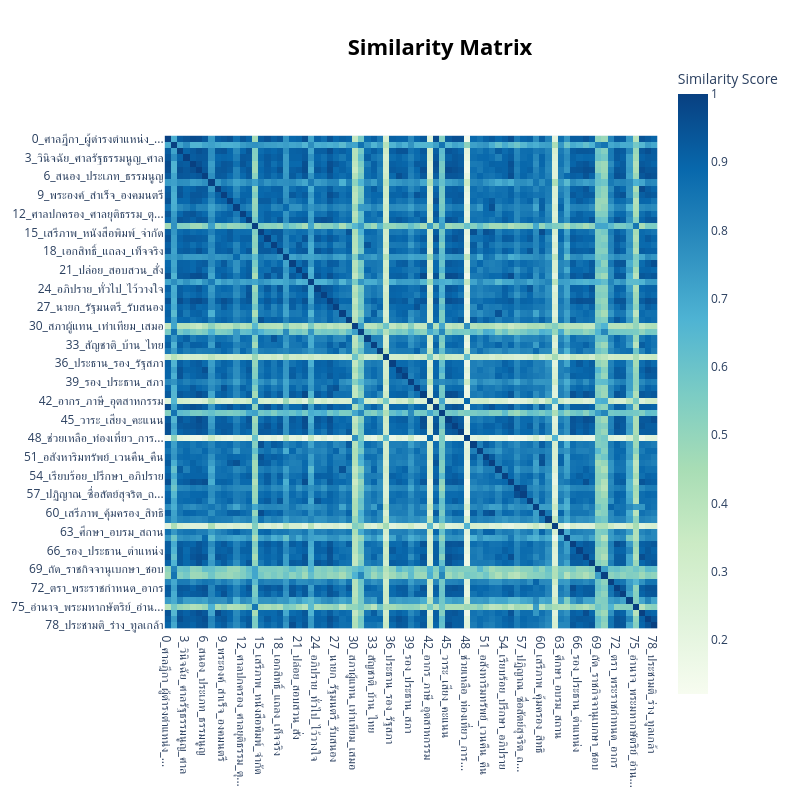

Notebook cell for this chart:
### Code cell
topic_model.visualize_heatmap()

### Figure 1 — Plotly figure (JSON) as saved in the notebook; plotly's stock layout.template omitted (floating-point values rounded to 4 significant figures; data arrays with more than 128 entries replaced by an {"elided": "..."} marker saying what was removed)
{"data": [{"coloraxis": "coloraxis", "hovertemplate": "x: %{x}<br>y: %{y}<br>Similarity Score: %{z}<extra></extra>", "name": "0", "type": "heatmap", "x": ["0_ศาลฎีกา_ผู้ดํารงตําแหน่ง_...", "1_สิทธิ_เจ้าพนักงาน_ท้องถิ่น", "2_ว่าง_แทน_อายุ", "3_วินิจฉัย_ศาลรัฐธรรมนูญ_ศาล", "4_สรรหา_กรรมการ_เลือก", "5_วินิจฉัย_คณะตุลาการรัฐธรร...", "6_สนอง_ประเภท_ธรรมนูญ", "7_จอมทัพ_เคารพ_ละเมิด", "8_คุก_ตาย_ห้าม", "9_พระองค์_สำเร็จ_องคมนตรี", "10_หน่วย_รัฐวิสาหกิจ_งาน", "11_พัฒนา_ส่งเสริม_ระบบ", "12_ศาลปกครอง_ศาลยุติธรรม_ตุ...", "13_เสียง_ตีความ_รัฐสภา", "14_พระราชอำนาจ_พระราชกฤษฎีก...", "15_เสรีภาพ_หนังสือพิมพ์_จำกัด", "16_งบ_จ่าย_นโยบาย", "17_คุมขัง_อาญา_หา", "18_เอกสิทธิ์_แถลง_เท็จจริง", "19_เกษตรกร_แรงงาน_ส่งเสริม", "20_พระราชทาน_พระปรมาภิไธย_คืน", "21_ปล่อย_สอบสวน_สั่ง", "22_กรรมาธิการ_ร่าง_ปฏิรูป", "23_ระบอบ_ประชาธิปไตย_ประมุข", "24_อภิปราย_ทั่วไป_ไว้วางใจ", "25_ประชุม_ลับ_จำนวน", "26_ค้าน_แต่งตั้ง_สภานิติบัญ...", "27_นายก_รัฐมนตรี_รับสนอง", "28_สมัคร_เลือกตั้ง_บัญชี", "29_อัยการศึก_กฎ_ฉุกเฉิน", "30_สภาผู้แทน_เท่าเทียม_เสมอ", "31_นานา_สัมพันธไมตรี_เสมอภาค", "32_คดี_ฐาน_โทษ", "33_สัญชาติ_บ้าน_ไทย", "34_ปลัด_พลเรือน_กระทรวง", "35_ครอบครัว_อบรม_บุคคล", "36_ประธาน_รอง_รัฐสภา", "37_ตุลาการ_แต่งตั้ง_เลือกตั้ง", "38_ยุบ_พระราชกฤษฎีกา_เลือกต...", "39_รอง_ประธาน_สภา", "40_องคมนตรี_นาม_พระราชกรณีย...", "41_พระราชบัญญัติ_ร่าง_จ่าย", "42_อากร_ภาษี_อุตสาหกรรม", "43_ท้องถิ่น_สัญญา_หนังสือ", "44_ประชุม_อนุโลม_ข้อ", "45_วาระ_เสียง_คะแนน", "46_เงิน_กู้_พระราชบัญญัติ", "47_สั่ง_รักษาความ_สงบแห่ง", "48_ช่วยเหลือ_ท่องเที่ยว_การ...", "49_สื่อสาร_เคหสถาน_ครอบครอง", "50_พระราชหัตถเลขา_พระบรมราช...", "51_อสังหาริมทรัพย์_เวนคืน_คืน", "52_แวดล้อม_ชุมชน_คุณภาพ", "53_เขต_จังหวัด_ราษฎร", "54_เรียบร้อย_ปรึกษา_อภิปราย", "55_สภานิติบัญญัติแห่งชาติ_พ...", "56_พระพุทธเจ้า_ปฏิญาณ_สัตย์", "57_ปฏิญาณ_ซื่อสัตย์สุจริต_ถ...", "58_ถาม_ตอบ_กระทู้", "59_แนะนำ_พระราชอำนาจ_นิติบั...", "60_เสรีภาพ_คุ้มครอง_สิทธิ", "61_บวช_พรต_ภิกษุ", "62_อภัยโทษ_ป้องกัน_พระราชทาน", "63_ศึกษา_อบรม_สถาน", "64_อาณาจักรไทย_ชั่วคราว_ราช", "65_อนุมัติ_พระราชกำหนด_สาธา...", "66_รอง_ประธาน_ตำแหน่ง", "67_เลข_แก้_ตำแหน่ง", "68_กราบบังคมทูล_พระบรมราชโอ...", "69_ถัด_ราชกิจจานุเบกษา_ชอบ", "70_อรรถคดี_พิพากษา_อิสระ", "71_อธิปไตย_ประมุข_อำนาจ", "72_ตรา_พระราชกำหนด_อากร", "73_สืบ_ราชสันตติวงศ์_มณเฑีย...", "74_เดือน_ประจำ_ราชการ", "75_อำนาจ_พระมหากษัตริย์_อำน...", "76_พรรค_เมือง_ลา", "77_ตำแหน่ง_องคมนตรี_ดำรง", "78_ประชามติ_ร่าง_ทูลเกล้า"], "xaxis": "x", "y": ["0_ศาลฎีกา_ผู้ดํารงตําแหน่ง_...", "1_สิทธิ_เจ้าพนักงาน_ท้องถิ่น", "2_ว่าง_แทน_อายุ", "3_วินิจฉัย_ศาลรัฐธรรมนูญ_ศาล", "4_สรรหา_กรรมการ_เลือก", "5_วินิจฉัย_คณะตุลาการรัฐธรร...", "6_สนอง_ประเภท_ธรรมนูญ", "7_จอมทัพ_เคารพ_ละเมิด", "8_คุก_ตาย_ห้าม", "9_พระองค์_สำเร็จ_องคมนตรี", "10_หน่วย_รัฐวิสาหกิจ_งาน", "11_พัฒนา_ส่งเสริม_ระบบ", "12_ศาลปกครอง_ศาลยุติธรรม_ตุ...", "13_เสียง_ตีความ_รัฐสภา", "14_พระราชอำนาจ_พระราชกฤษฎีก...", "15_เสรีภาพ_หนังสือพิมพ์_จำกัด", "16_งบ_จ่าย_นโยบาย", "17_คุมขัง_อาญา_หา", "18_เอกสิทธิ์_แถลง_เท็จจริง", "19_เกษตรกร_แรงงาน_ส่งเสริม", "20_พระราชทาน_พระปรมาภิไธย_คืน", "21_ปล่อย_สอบสวน_สั่ง", "22_กรรมาธิการ_ร่าง_ปฏิรูป", "23_ระบอบ_ประชาธิปไตย_ประมุข", "24_อภิปราย_ทั่วไป_ไว้วางใจ", "25_ประชุม_ลับ_จำนวน", "26_ค้าน_แต่งตั้ง_สภานิติบัญ...", "27_นายก_รัฐมนตรี_รับสนอง", "28_สมัคร_เลือกตั้ง_บัญชี", "29_อัยการศึก_กฎ_ฉุกเฉิน", "30_สภาผู้แทน_เท่าเทียม_เสมอ", "31_นานา_สัมพันธไมตรี_เสมอภาค", "32_คดี_ฐาน_โทษ", "33_สัญชาติ_บ้าน_ไทย", "34_ปลัด_พลเรือน_กระทรวง", "35_ครอบครัว_อบรม_บุคคล", "36_ประธาน_รอง_รัฐสภา", "37_ตุลาการ_แต่งตั้ง_เลือกตั้ง", "38_ยุบ_พระราชกฤษฎีกา_เลือกต...", "39_รอง_ประธาน_สภา", "40_องคมนตรี_นาม_พระราชกรณีย...", "41_พระราชบัญญัติ_ร่าง_จ่าย", "42_อากร_ภาษี_อุตสาหกรรม", "43_ท้องถิ่น_สัญญา_หนังสือ", "44_ประชุม_อนุโลม_ข้อ", "45_วาระ_เสียง_คะแนน", "46_เงิน_กู้_พระราชบัญญัติ", "47_สั่ง_รักษาความ_สงบแห่ง", "48_ช่วยเหลือ_ท่องเที่ยว_การ...", "49_สื่อสาร_เคหสถาน_ครอบครอง", "50_พระราชหัตถเลขา_พระบรมราช...", "51_อสังหาริมทรัพย์_เวนคืน_คืน", "52_แวดล้อม_ชุมชน_คุณภาพ", "53_เขต_จังหวัด_ราษฎร", "54_เรียบร้อย_ปรึกษา_อภิปราย", "55_สภานิติบัญญัติแห่งชาติ_พ...", "56_พระพุทธเจ้า_ปฏิญาณ_สัตย์", "57_ปฏิญาณ_ซื่อสัตย์สุจริต_ถ...", "58_ถาม_ตอบ_กระทู้", "59_แนะนำ_พระราชอำนาจ_นิติบั...", "60_เสรีภาพ_คุ้มครอง_สิทธิ", "61_บวช_พรต_ภิกษุ", "62_อภัยโทษ_ป้องกัน_พระราชทาน", "63_ศึกษา_อบรม_สถาน", "64_อาณาจักรไทย_ชั่วคราว_ราช", "65_อนุมัติ_พระราชกำหนด_สาธา...", "66_รอง_ประธาน_ตำแหน่ง", "67_เลข_แก้_ตำแหน่ง", "68_กราบบังคมทูล_พระบรมราชโอ...", "69_ถัด_ราชกิจจานุเบกษา_ชอบ", "70_อรรถคดี_พิพากษา_อิสระ", "71_อธิปไตย_ประมุข_อำนาจ", "72_ตรา_พระราชกำหนด_อากร", "73_สืบ_ราชสันตติวงศ์_มณเฑีย...", "74_เดือน_ประจำ_ราชการ", "75_อำนาจ_พระมหากษัตริย์_อำน...", "76_พรรค_เมือง_ลา", "77_ตำแหน่ง_องคมนตรี_ดำรง", "78_ประชามติ_ร่าง_ทูลเกล้า"], "yaxis": "y", "z": {"elided": "79x79 float values"}}], "layout": {"coloraxis": {"colorbar": {"title": {"text": "Similarity Score"}}, "colorscale": [[0, "rgb(247,252,240)"], [0.125, "rgb(224,243,219)"], [0.25, "rgb(204,235,197)"], [0.375, "rgb(168,221,181)"], [0.5, "rgb(123,204,196)"], [0.625, "rgb(78,179,211)"], [0.75, "rgb(43,140,190)"], [0.875, "rgb(8,104,172)"], [1, "rgb(8,64,129)"]]}, "height": 800, "hoverlabel": {"bgcolor": "white", "font": {"family": "Rockwell", "size": 16}}, "legend": {"title": {"text": "Trend"}}, "margin": {"t": 60}, "showlegend": true, "title": {"font": {"color": "Black", "size": 22}, "text": "<b>Similarity Matrix</b>", "x": 0.55, "xanchor": "center", "y": 0.95, "yanchor": "top"}, "width": 800, "xaxis": {"anchor": "y", "constrain": "domain", "domain": [0, 1], "scaleanchor": "y"}, "yaxis": {"anchor": "x", "autorange": "reversed", "constrain": "domain", "domain": [0, 1]}}}
